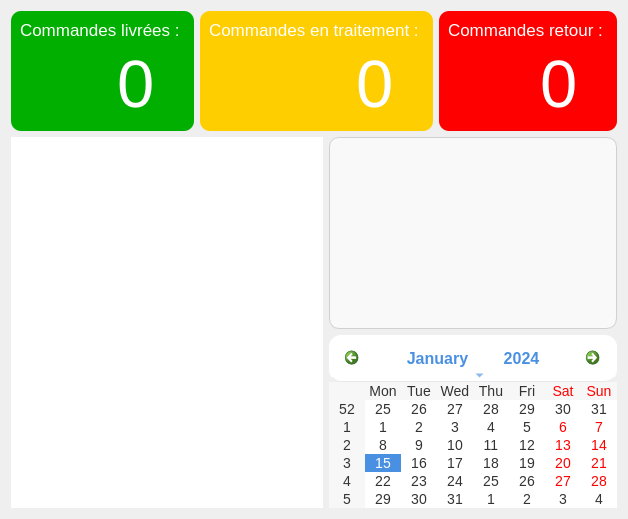
             <widget class="QWidget" name="tab">
              <property name="sizePolicy">
               <sizepolicy hsizetype="Ignored" vsizetype="Preferred">
                <horstretch>0</horstretch>
                <verstretch>0</verstretch>
               </sizepolicy>
              </property>
              <attribute name="title">
               <string>Acceuil</string>
              </attribute>
              <layout class="QGridLayout" name="gridLayout_21">
               <item row="0" column="0">
                <layout class="QHBoxLayout" name="horizontalLayout_52">
                 <item>
                  <widget class="QWidget" name="widget_4" native="true">
                   <property name="sizePolicy">
                    <sizepolicy hsizetype="Preferred" vsizetype="Expanding">
                     <horstretch>0</horstretch>
                     <verstretch>0</verstretch>
                    </sizepolicy>
                   </property>
                   <property name="styleSheet">
                    <string notr="true">border-radius: 10px; /* Coins arrondis */
color: rgb(255, 255, 255);
background-color: rgb(0,175, 0);</string>
                   </property>
                   <layout class="QGridLayout" name="gridLayout_9">
                    <item row="0" column="0">
                     <layout class="QVBoxLayout" name="verticalLayout_64">
                      <item>
                       <widget class="QLabel" name="label_45">
                        <property name="sizePolicy">
                         <sizepolicy hsizetype="Fixed" vsizetype="Fixed">
                          <horstretch>0</horstretch>
                          <verstretch>0</verstretch>
                         </sizepolicy>
                        </property>
                        <property name="font">
                         <font>
                          <family>Segoe UI</family>
                          <pointsize>13</pointsize>
                          <italic>false</italic>
                          <fontweight>DemiBold</fontweight>
                         </font>
                        </property>
                        <property name="styleSheet">
                         <string notr="true">font: 600 13pt &quot;Segoe UI&quot;;
color: white;</string>
                        </property>
                        <property name="text">
                         <string>Commandes livrées : </string>
                        </property>
                       </widget>
                      </item>
                      <item>
                       <layout class="QHBoxLayout" name="horizontalLayout_47">
                        <item>
                         <spacer name="horizontalSpacer_25">
                          <property name="orientation">
                           <enum>Qt::Orientation::Horizontal</enum>
                          </property>
                          <property name="sizeType">
                           <enum>QSizePolicy::Policy::Fixed</enum>
                          </property>
                          <property name="sizeHint" stdset="0">
                           <size>
                            <width>40</width>
                            <height>20</height>
                           </size>
                          </property>
                         </spacer>
                        </item>
                        <item>
                         <layout class="QVBoxLayout" name="verticalLayout_46">
                          <item>
                           <widget class="QWidget" name="widget_6" native="true">
                            <property name="sizePolicy">
                             <sizepolicy hsizetype="Preferred" vsizetype="Preferred">
                              <horstretch>0</horstretch>
                              <verstretch>0</verstretch>
                             </sizepolicy>
                            </property>
                            <property name="styleSheet">
                             <string notr="true">image: url(:/icones/icone/colis.png);</string>
                            </property>
                           </widget>
                          </item>
                         </layout>
                        </item>
                        <item>
                         <widget class="QLabel" name="lcdNumber">
                          <property name="sizePolicy">
                           <sizepolicy hsizetype="Fixed" vsizetype="Fixed">
                            <horstretch>0</horstretch>
                            <verstretch>0</verstretch>
                           </sizepolicy>
                          </property>
                          <property name="font">
                           <font>
                            <family>Segoe UI</family>
                            <pointsize>50</pointsize>
                            <italic>false</italic>
                            <fontweight>DemiBold</fontweight>
                           </font>
                          </property>
                          <property name="styleSheet">
                           <string notr="true">font: 600 50pt &quot;Segoe UI&quot;;
color: white;</string>
                          </property>
                          <property name="text">
                           <string>0</string>
                          </property>
                         </widget>
                        </item>
                        <item>
                         <spacer name="horizontalSpacer_26">
                          <property name="orientation">
                           <enum>Qt::Orientation::Horizontal</enum>
                          </property>
                          <property name="sizeType">
                           <enum>QSizePolicy::Policy::Fixed</enum>
                          </property>
                          <property name="sizeHint" stdset="0">
                           <size>
                            <width>30</width>
                            <height>20</height>
                           </size>
                          </property>
                         </spacer>
                        </item>
                       </layout>
                      </item>
                     </layout>
                    </item>
                   </layout>
                  </widget>
                 </item>
                 <item>
                  <widget class="QWidget" name="widget_8" native="true">
                   <property name="sizePolicy">
                    <sizepolicy hsizetype="Preferred" vsizetype="Expanding">
                     <horstretch>0</horstretch>
                     <verstretch>0</verstretch>
                    </sizepolicy>
                   </property>
                   <property name="styleSheet">
                    <string notr="true">border-radius: 10px; /* Coins arrondis */
color: rgb(255, 255, 255);
background-color:#FFCE00;</string>
                   </property>
                   <layout class="QGridLayout" name="gridLayout_19">
                    <item row="0" column="0">
                     <layout class="QVBoxLayout" name="verticalLayout_67">
                      <item>
                       <widget class="QLabel" name="label_66">
                        <property name="sizePolicy">
                         <sizepolicy hsizetype="Fixed" vsizetype="Fixed">
                          <horstretch>0</horstretch>
                          <verstretch>0</verstretch>
                         </sizepolicy>
                        </property>
                        <property name="font">
                         <font>
                          <family>Segoe UI</family>
                          <pointsize>13</pointsize>
                          <italic>false</italic>
                          <fontweight>DemiBold</fontweight>
                         </font>
                        </property>
                        <property name="styleSheet">
                         <string notr="true">font: 600 13pt &quot;Segoe UI&quot;;
color: white;</string>
                        </property>
                        <property name="text">
                         <string>Commandes en traitement : </string>
                        </property>
                       </widget>
                      </item>
                      <item>
                       <layout class="QHBoxLayout" name="horizontalLayout_50">
                        <item>
                         <spacer name="horizontalSpacer_66">
                          <property name="orientation">
                           <enum>Qt::Orientation::Horizontal</enum>
                          </property>
                          <property name="sizeType">
                           <enum>QSizePolicy::Policy::Fixed</enum>
                          </property>
                          <property name="sizeHint" stdset="0">
                           <size>
                            <width>40</width>
                            <height>20</height>
                           </size>
                          </property>
                         </spacer>
                        </item>
                        <item>
                         <layout class="QVBoxLayout" name="verticalLayout_68">
                          <item>
                           <widget class="QWidget" name="widget_9" native="true">
                            <property name="sizePolicy">
                             <sizepolicy hsizetype="Preferred" vsizetype="Preferred">
                              <horstretch>0</horstretch>
                              <verstretch>0</verstretch>
                             </sizepolicy>
                            </property>
                            <property name="styleSheet">
                             <string notr="true">image: url(:/icones/icone/colis.png);</string>
                            </property>
                           </widget>
                          </item>
                         </layout>
                        </item>
                        <item>
                         <widget class="QLabel" name="lcdNumber_2">
                          <property name="sizePolicy">
                           <sizepolicy hsizetype="Fixed" vsizetype="Fixed">
                            <horstretch>0</horstretch>
                            <verstretch>0</verstretch>
                           </sizepolicy>
                          </property>
                          <property name="font">
                           <font>
                            <family>Segoe UI</family>
                            <pointsize>50</pointsize>
                            <italic>false</italic>
                            <fontweight>DemiBold</fontweight>
                           </font>
                          </property>
                          <property name="styleSheet">
                           <string notr="true">font: 600 50pt &quot;Segoe UI&quot;;
color: white;</string>
                          </property>
                          <property name="text">
                           <string>0</string>
                          </property>
                         </widget>
                        </item>
                        <item>
                         <spacer name="horizontalSpacer_69">
                          <property name="orientation">
                           <enum>Qt::Orientation::Horizontal</enum>
                          </property>
                          <property name="sizeType">
                           <enum>QSizePolicy::Policy::Fixed</enum>
                          </property>
                          <property name="sizeHint" stdset="0">
                           <size>
                            <width>30</width>
                            <height>20</height>
                           </size>
                          </property>
                         </spacer>
                        </item>
                       </layout>
                      </item>
                     </layout>
                    </item>
                   </layout>
                  </widget>
                 </item>
                 <item>
                  <widget class="QWidget" name="widget_10" native="true">
                   <property name="sizePolicy">
                    <sizepolicy hsizetype="Preferred" vsizetype="Expanding">
                     <horstretch>0</horstretch>
                     <verstretch>0</verstretch>
                    </sizepolicy>
                   </property>
                   <property name="styleSheet">
                    <string notr="true">border-radius: 10px; /* Coins arrondis */
color: rgb(255, 255, 255);
background-color: #ff0000;</string>
                   </property>
                   <layout class="QGridLayout" name="gridLayout_20">
                    <item row="0" column="0">
                     <layout class="QVBoxLayout" name="verticalLayout_69">
                      <item>
                       <widget class="QLabel" name="label_68">
                        <property name="sizePolicy">
                         <sizepolicy hsizetype="Fixed" vsizetype="Fixed">
                          <horstretch>0</horstretch>
                          <verstretch>0</verstretch>
                         </sizepolicy>
                        </property>
                        <property name="font">
                         <font>
                          <family>Segoe UI</family>
                          <pointsize>13</pointsize>
                          <italic>false</italic>
                          <fontweight>DemiBold</fontweight>
                         </font>
                        </property>
                        <property name="styleSheet">
                         <string notr="true">font: 600 13pt &quot;Segoe UI&quot;;
color: white;</string>
                        </property>
                        <property name="text">
                         <string>Commandes retour : </string>
                        </property>
                       </widget>
                      </item>
                      <item>
                       <layout class="QHBoxLayout" name="horizontalLayout_51">
                        <item>
                         <spacer name="horizontalSpacer_70">
                          <property name="orientation">
                           <enum>Qt::Orientation::Horizontal</enum>
                          </property>
                          <property name="sizeType">
                           <enum>QSizePolicy::Policy::Fixed</enum>
                          </property>
                          <property name="sizeHint" stdset="0">
                           <size>
                            <width>40</width>
                            <height>20</height>
                           </size>
                          </property>
                         </spacer>
                        </item>
                        <item>
                         <layout class="QVBoxLayout" name="verticalLayout_70">
                          <item>
                           <widget class="QWidget" name="widget_11" native="true">
                            <property name="sizePolicy">
                             <sizepolicy hsizetype="Preferred" vsizetype="Preferred">
                              <horstretch>0</horstretch>
                              <verstretch>0</verstretch>
                             </sizepolicy>
                            </property>
                            <property name="styleSheet">
                             <string notr="true">image: url(:/icones/icone/colis.png);</string>
                            </property>
                           </widget>
                          </item>
                         </layout>
                        </item>
                        <item>
                         <widget class="QLabel" name="lcdNumber_3">
                          <property name="sizePolicy">
                           <sizepolicy hsizetype="Fixed" vsizetype="Fixed">
                            <horstretch>0</horstretch>
                            <verstretch>0</verstretch>
                           </sizepolicy>
                          </property>
                          <property name="font">
                           <font>
                            <family>Segoe UI</family>
                            <pointsize>50</pointsize>
                            <italic>false</italic>
                            <fontweight>DemiBold</fontweight>
                           </font>
                          </property>
                          <property name="styleSheet">
                           <string notr="true">font: 600 50pt &quot;Segoe UI&quot;;
color: white;</string>
                          </property>
                          <property name="text">
                           <string>0</string>
                          </property>
                         </widget>
                        </item>
                        <item>
                         <spacer name="horizontalSpacer_73">
                          <property name="orientation">
                           <enum>Qt::Orientation::Horizontal</enum>
                          </property>
                          <property name="sizeType">
                           <enum>QSizePolicy::Policy::Fixed</enum>
                          </property>
                          <property name="sizeHint" stdset="0">
                           <size>
                            <width>30</width>
                            <height>20</height>
                           </size>
                          </property>
                         </spacer>
                        </item>
                       </layout>
                      </item>
                     </layout>
                    </item>
                   </layout>
                  </widget>
                 </item>
                </layout>
               </item>
               <item row="1" column="0">
                <layout class="QHBoxLayout" name="horizontalLayout_53">
                 <item>
                  <widget class="QGraphicsView" name="graphicsView">
                   <property name="sizePolicy">
                    <sizepolicy hsizetype="MinimumExpanding" vsizetype="Ignored">
                     <horstretch>40</horstretch>
                     <verstretch>40</verstretch>
                    </sizepolicy>
                   </property>
                   <property name="styleSheet">
                    <string notr="true">border-radius:20px;</string>
                   </property>
                  </widget>
                 </item>
                 <item>
                  <layout class="QVBoxLayout" name="verticalLayout_71">
                   <item>
                    <widget class="QTableView" name="consulter_livreur">
                     <property name="sizePolicy">
                      <sizepolicy hsizetype="Preferred" vsizetype="Expanding">
                       <horstretch>40</horstretch>
                       <verstretch>200</verstretch>
                      </sizepolicy>
                     </property>
                     <property name="styleSheet">
                      <string notr="true">QTableView {
    border: 1px solid #d0d0d0; /* Bordure générale */
    border-radius: 10px; /* Coins arrondis */
    background-color: #f9f9f9; /* Fond des cellules */
    gridline-color: #e0e0e0; /* Couleur des lignes de grille */
    font: 14px 'Segoe UI'; /* Police moderne */
    color: #333333; /* Couleur du texte */
    selection-background-color: #ff6961; /* Fond des lignes sélectionnées */
    selection-color: #ffffff; /* Texte des lignes sélectionnées */
    padding: 5px; /* Espacement autour du texte */
}

QTableView::item {
    border: none; /* Pas de bordure individuelle autour des cellules */
    padding: 8px; /* Espacement intérieur des cellules */
}

QHeaderView::section {
    background-color: #eeeeee; /* Fond des en-têtes */
    color: #555555; /* Couleur du texte des en-têtes */
    border: 1px solid #cccccc; /* Bordures autour des en-têtes */
    padding: 6px; /* Espacement intérieur des en-têtes */
    font: bold 14px 'Segoe UI'; /* Police des en-têtes */
}

QTableCornerButton::section {
    background-color: #eeeeee; /* Fond du coin supérieur gauche */
}

QHeaderView::section:vertical {
    background-color: #ffffff;
}

</string>
                     </property>
                    </widget>
                   </item>
                   <item>
                    <widget class="QCalendarWidget" name="calendarWidget_3">
                     <property name="sizePolicy">
                      <sizepolicy hsizetype="Preferred" vsizetype="Fixed">
                       <horstretch>0</horstretch>
                       <verstretch>0</verstretch>
                      </sizepolicy>
                     </property>
                     <property name="styleSheet">
                      <string notr="true">QCalendarWidget {
    background-color: #f4f5f7;
    border: 1px solid #dcdfe3;
    border-radius: 12px;
    font-family: &quot;Roboto&quot;, Arial, sans-serif;
    font-size: 14px;
    color: #333333;
}

/* Navigation (boutons précédent/suivant et titre du mois) */
QCalendarWidget QWidget#qt_calendar_navigationbar {
    background-color: #ffffff;
    border-bottom: 1px solid #e6e8eb;
    border-radius: 12px 12px 0 0;
    padding: 8px;
}

QCalendarWidget QToolButton {
    background-color: transparent;
    color: #4A90E2;
    border: none;
    font-size: 16px;
    font-weight: bold;
    padding: 6px 12px;
    border-radius: 6px;
}

QCalendarWidget QToolButton:hover {
    background-color: #e4f1fb;
}

QCalendarWidget QToolButton:pressed {
    background-color: #d9eaf8;
    color: #2a78c7;
}

/* Boutons précédent/suivant (icônes) */
QCalendarWidget QToolButton#qt_calendar_prevmonth,
QCalendarWidget QToolButton#qt_calendar_nextmonth {
    background-color: transparent;
    border: none;
    qproperty-icon-size: 20px;
    padding: 6px;
    width: 32px;
    height: 32px;
    border-radius: 16px;
}

QCalendarWidget QToolButton#qt_calendar_prevmonth:hover,
QCalendarWidget QToolButton#qt_calendar_nextmonth:hover {
    background-color: #e4f1fb;
}

/* Vue principale (jours, numéros de semaine, sélection) */
QCalendarWidget QAbstractItemView {
    background-color: #ffffff;
    gridline-color: #eaecee;
    color: #333333;
    selection-background-color: #4A90E2;
    selection-color: #ffffff;
    border-bottom-left-radius: 12px;
    border-bottom-right-radius: 12px;
}

/* Jours de la semaine (ligne en haut : Lun, Mar, ...) */
QCalendarWidget QTableView::horizontalHeader {
    background-color: #ffffff;
    color: #4A90E2;
    font-size: 14px;
    font-weight: bold;
    border: none;
    padding: 5px;
}

/* Numéros de semaine (colonne de gauche) */
QCalendarWidget QTableView::verticalHeader {
    background-color: #f4f5f7;
    color: #4A90E2;
    font-size: 12px;
    font-weight: normal;
    border: none;
}

/* Cellules (jours du mois) */
QCalendarWidget QTableView::item {
    background-color: #ffffff;
    color: #333333;
    font-size: 14px;
}

/* Cellules sélectionnées */
QCalendarWidget QTableView::item:selected {
    background-color: #4A90E2;
    color: #ffffff;
    border-radius: 4px;
}
</string>
                     </property>
                    </widget>
                   </item>
                  </layout>
                 </item>
                </layout>
               </item>
              </layout>
             </widget>
